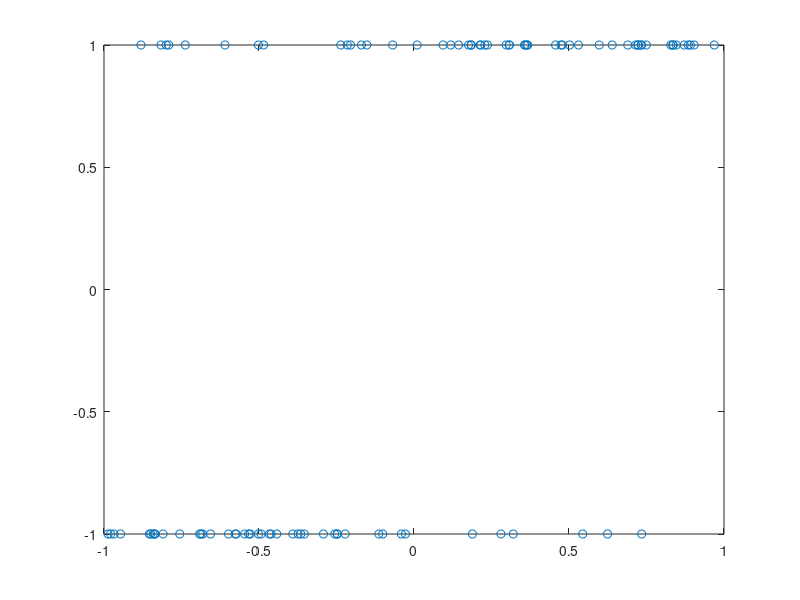

MATLAB code for this plot:
pkg load statistics

x = 2 * rand(100,1) - 1;
noise = ones(100, 1);
selected = randsample(1:100, 20);
noise(selected, 1) = -1;
y = sign(x) .* noise;
plot(x, y, 'o');

